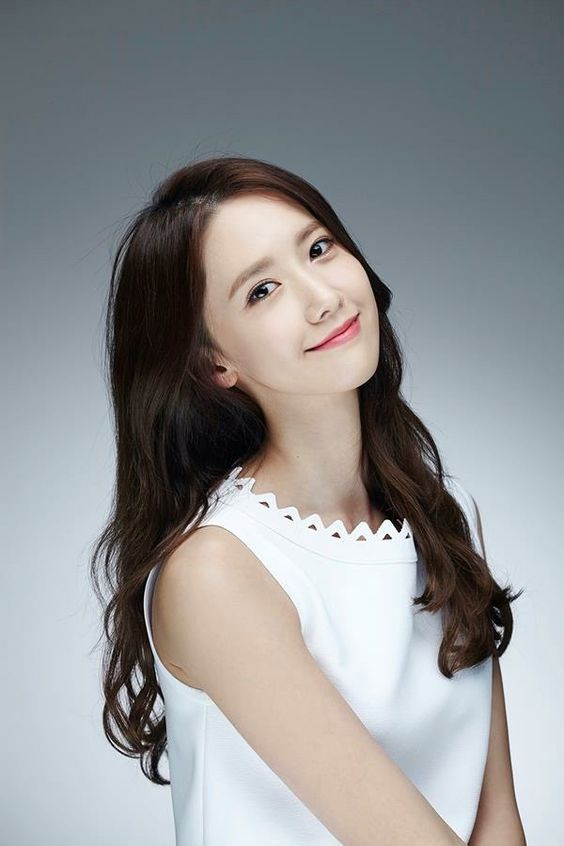
#> input picture image_to_sketch/02.jpg, 564 x 846 px
$ python sketch.py
#> lines starting #> are read from the running program, lines starting #| are printed output that depends on the picture
import cv2 #pip3 install opencv-python

image = cv2.imread("02.jpg")
#> image is the input picture: shape (846, 564, 3); mean B, G, R 147.1, 145.8, 144.4
gray_image = cv2.cvtColor(image, cv2.COLOR_BGR2GRAY)
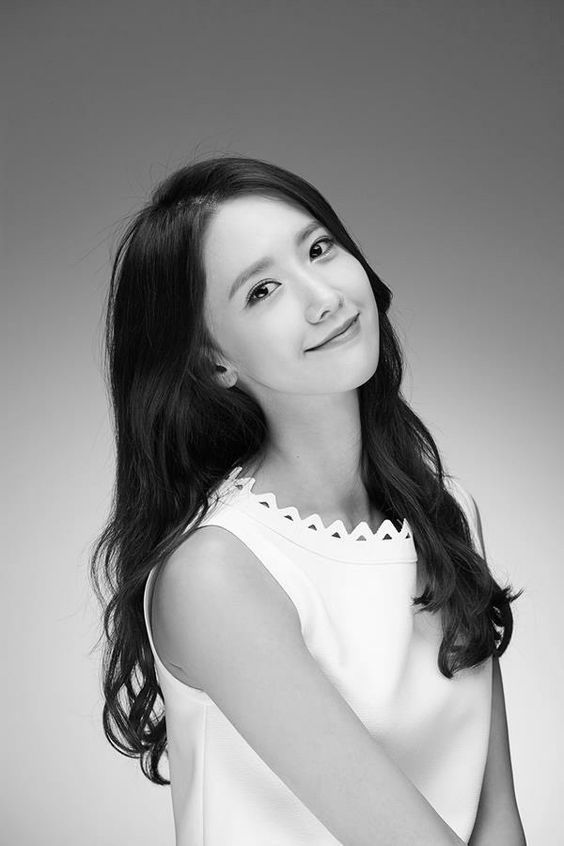
#> gray_image: shape (846, 564); min 0, max 255, mean 145.5
cv2.imwrite("gray.png", gray_image)
inverted_image = 255 - gray_image
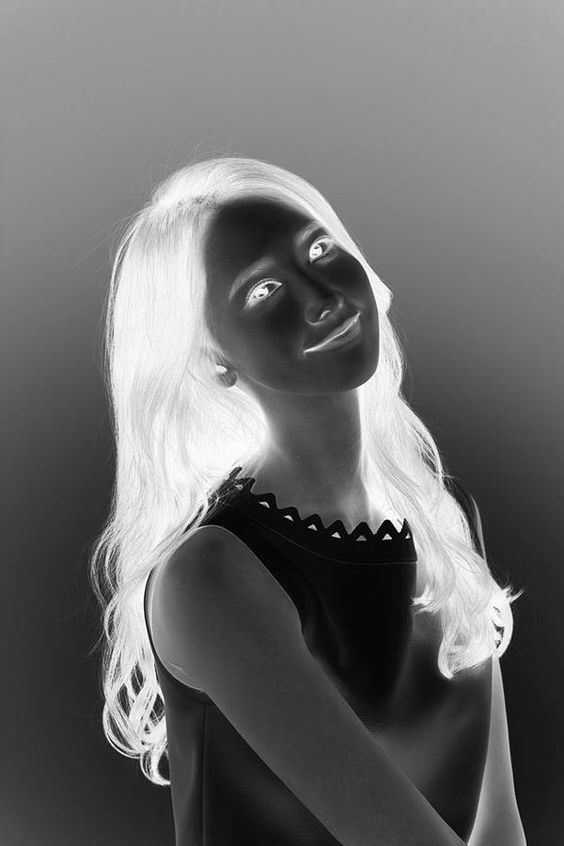
#> inverted_image: shape (846, 564); min 0, max 255, mean 109.5
cv2.imwrite("inv.png", inverted_image)
blurred = cv2.GaussianBlur(inverted_image, (21, 21), 0)
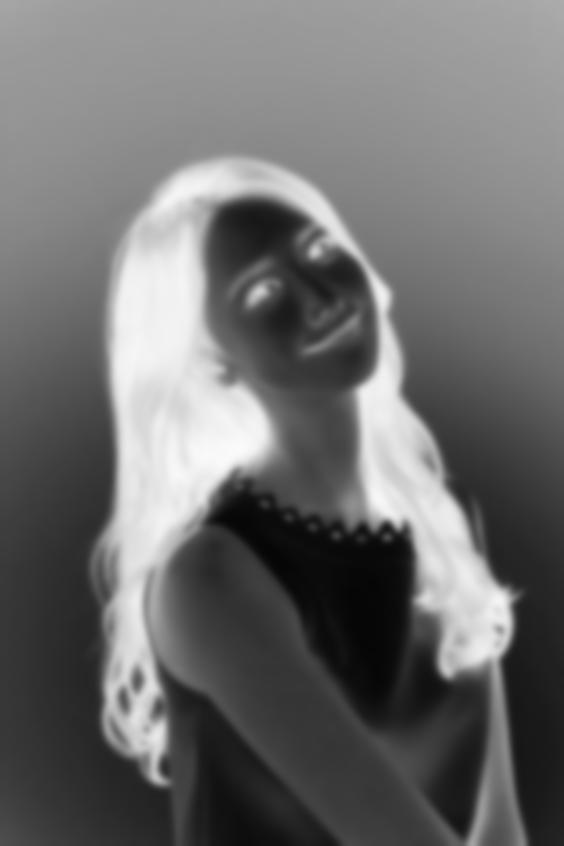
#> blurred: shape (846, 564); min 6, max 250, mean 109.5
cv2.imwrite("blur.png", blurred)
inverted_blurred = 255 - blurred
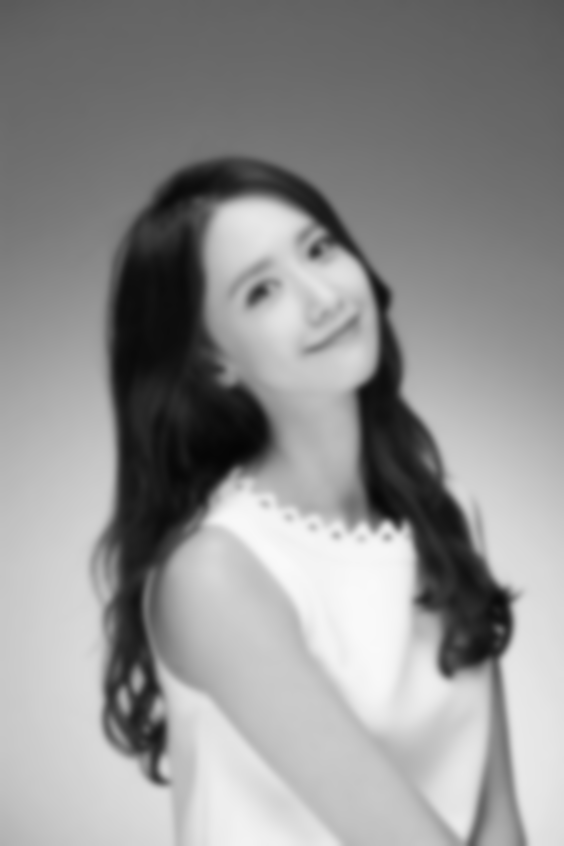
#> inverted_blurred: shape (846, 564); min 5, max 249, mean 145.5
cv2.imwrite("invblur.png", inverted_blurred)
pencil_sketch = cv2.divide(gray_image, inverted_blurred, scale=256.0)
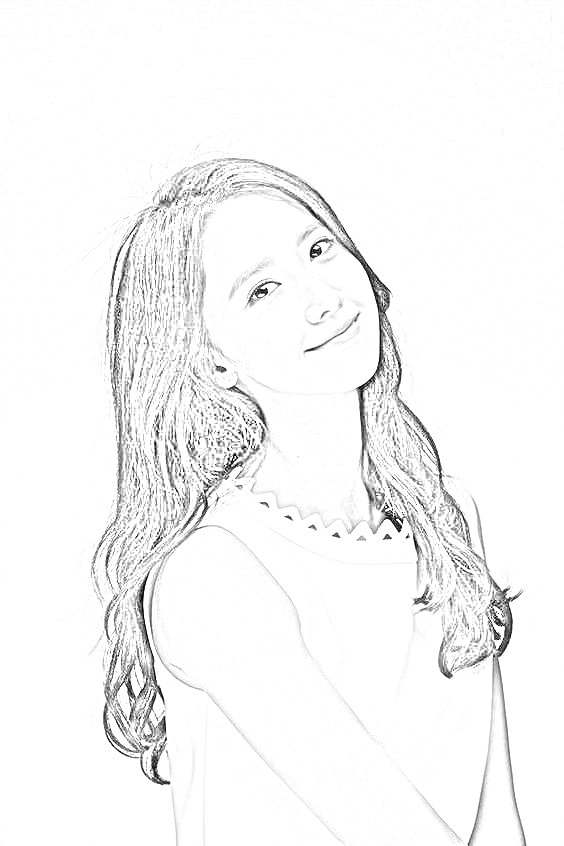
#> pencil_sketch: shape (846, 564); min 0, max 255, mean 246.5
cv2.imwrite("Sketch.png", pencil_sketch)
